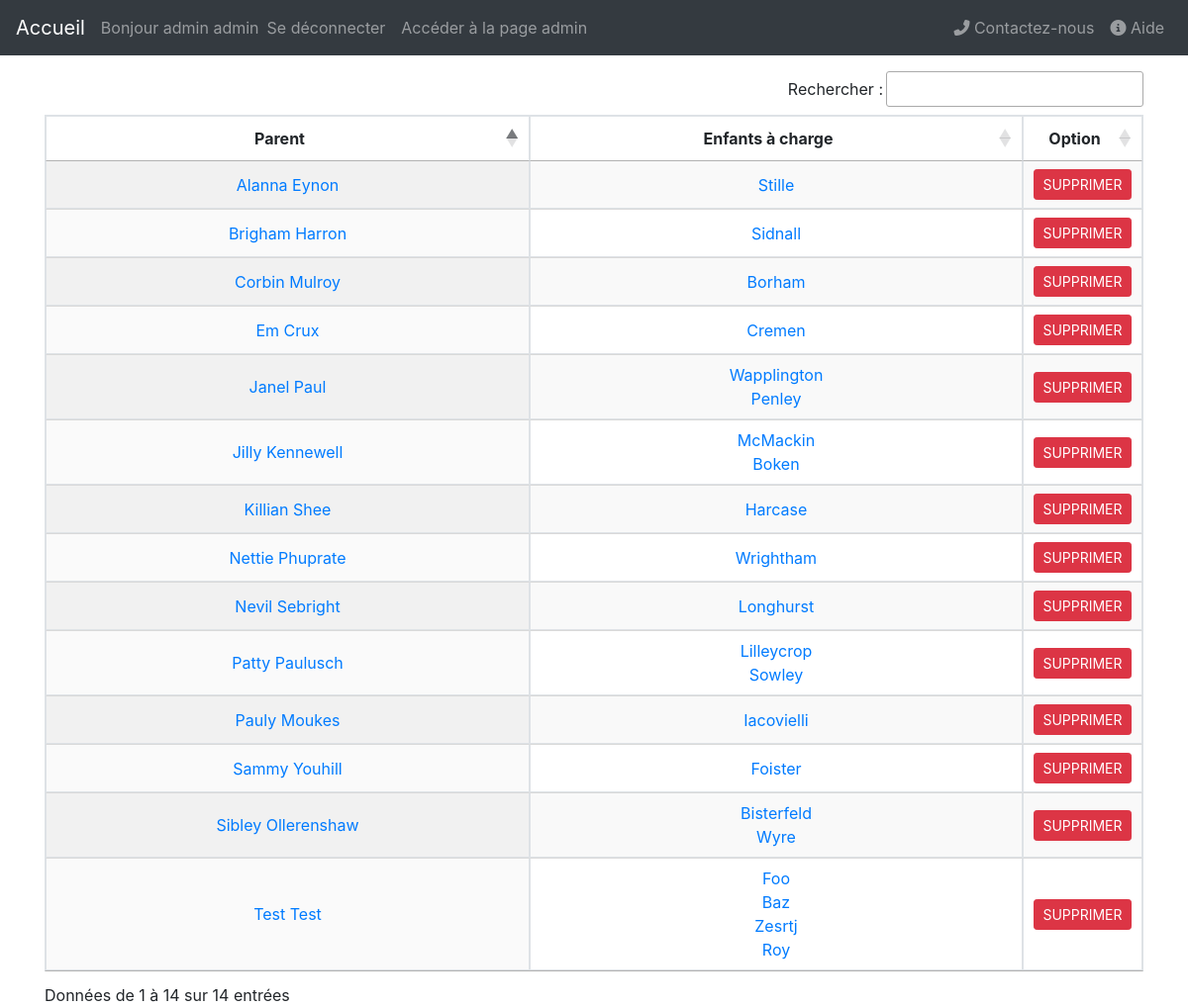
Before: /parent/ (signed in) with the older database file.
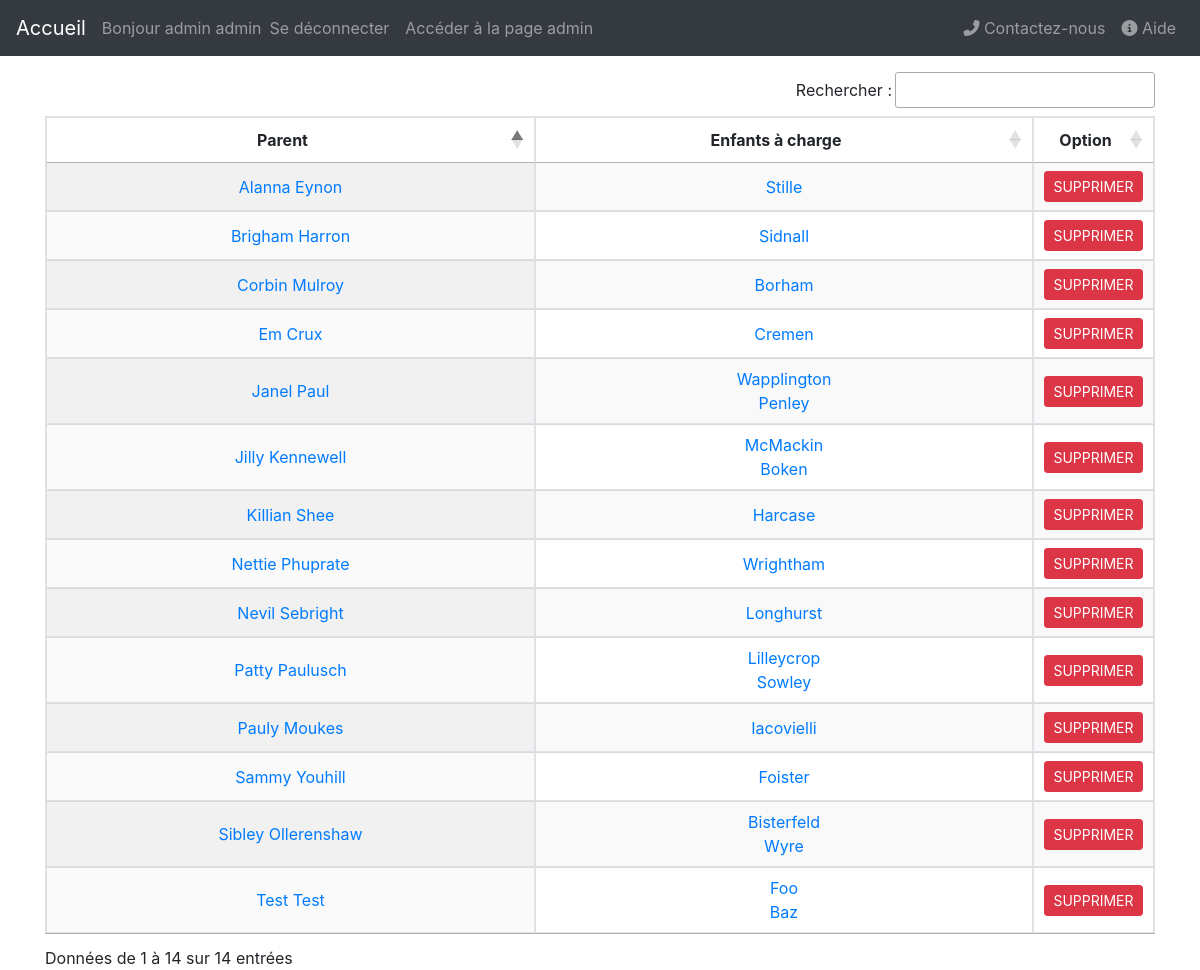
After: the same page with the newer database file.
### garderie/models.py (models this page shows, shortened)
class Parent(models.Model):
	uid=models.OneToOneField(User, primary_key=True, on_delete=models.CASCADE)
	phone=PhoneNumberField(max_length=20, null=True, verbose_name="Téléphone")
	def __str__(self):
		return str(self.uid.get_full_name())
	def get_full_name(self):
		return str(self)
	def all_children(self):
		return self.child_set.all() | self.child_set2.all()

class User(AbstractBaseUser, PermissionsMixin):
	email = models.EmailField('Adresse mail', unique=True)
	first_name = models.CharField('Prénom', max_length=30, blank=True)
	last_name = models.CharField('Nom', max_length=30, blank=True)
	date_joined = models.DateTimeField('Date de création', auto_now_add=True)
	is_active = models.BooleanField('Actif', default=True)
	is_staff=models.BooleanField('Membre de l\'équipe', default=False)
	USERNAME_FIELD='email'
	REQUIRED_FIELDS=[]
	objects=UserManager()
	def get_full_name(self):
		if self.last_name!='':
			return self.first_name+' '+self.last_name
		else:
			return self.email.split('@')[0].replace('.', ' ')

class Child(models.Model):
	parent=models.ForeignKey(Parent, on_delete=models.DO_NOTHING, related_name='child_set')
	first_name=models.CharField(max_length=100, verbose_name="Prénom")
	last_name=models.CharField(max_length=100, verbose_name="Nom")
	second_parent=models.ForeignKey(Parent, on_delete=models.DO_NOTHING, related_name='child_set2', null=True)

### garderie/views/admin.py (the view)
# urls.py: path('parent/', views.ParentListView.as_view(), name='parent_list'),
class ParentListView(LoginRequiredMixin, UserPassesTestMixin, generic.ListView):
	template_name="garderie/parent_list.html"
	context_object_name='parent_list'
	def get_queryset(self):
		return Parent.objects.all()
	def test_func(self):
		return self.request.user.is_superuser

### garderie/context_processors.py (called while the page is built)
def settings_processor(request):
	return {'settings':Config.objects.get_config()}

### garderie/managers.py (called while the page is built)
	def get_config(self):
		try:
			config=super().get_queryset()[0]
		except models.Config.DoesNotExist:
			config=models.Config()
			config.save()
		return config

### garderie/templates/garderie/parent_list.html (shortened to what this page needs)
{% extends 'garderie/base.html' %}
{% block body %}
<div class="container pt-3">
	{% if user.is_authenticated %}
	<table id="parent_tab" class="display table-bordered">
		<thead>
			<th>Parent</th>
			<th>Enfants à charge</th>
			<th>Option</th>
		</thead>
		{% for parent in parent_list %}
		<tr>
			<td><a href="{% url 'parent_profile' parent.uid_id %}">{{ parent.get_full_name|title}}</a></td>
				<td>
				{% for child in parent.all_children %}
					{% if forloop.counter > 1 %}
					<br>
					{% endif %}
					<a href="{% url 'child_profile' child.id %}">{{ child.first_name|capfirst}}</a>
				{% endfor %}
				</td>
			<td>
				<form method="POST" action="{% url 'user_delete' parent.uid_id %}" onsubmit="return confirm('Êtes-vous sûr de vouloir supprimer '+ '{{ parent.get_full_name }}' + ' ?');">
   				{% csrf_token %}<input class="btn btn-danger btn-sm" type="submit" value="SUPPRIMER">
				</form>
			</td>
		</tr>
		{% endfor %}
	</table>
	{% else %}
		<p>Connectez-vous pour voir la liste des enfants</p>
	{% endif %}
</div>
{% endblock %}

Changed rows visible on the page:
removed Child: first_name "Zesrtj", shown under Parent "Test Test"
removed Child: first_name "Roy", shown under Parent "Test Test"
